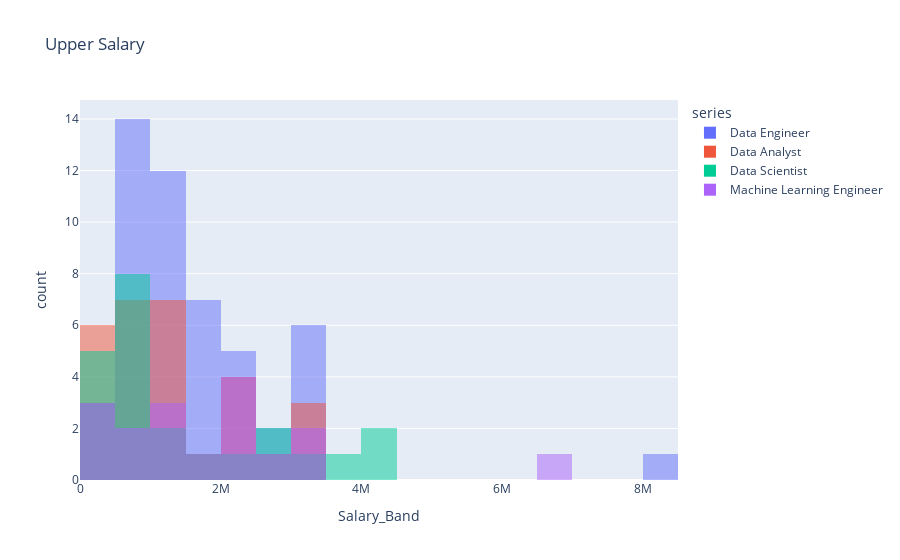

This figure's notebook cell:
### Code cell
df_up_sal =pd.DataFrame(dict(
    series=np.concatenate((["Data Engineer"]*len(data_21), ["Data Analyst"]*len(data_22), ["Data Scientist"]*len(data_23), ["Machine Learning Engineer"]*len(data_24))), 
    Salary_Band  =np.concatenate((data_21,data_22, data_23, data_24))))
px.histogram(df_up_sal, x="Salary_Band", color="series", barmode="overlay",  nbins=32, title = 'Upper Salary')

### Figure 1 — Plotly figure (JSON) as saved in the notebook; plotly's stock layout.template omitted (floating-point values rounded to 4 significant figures)
{"data": [{"alignmentgroup": "True", "bingroup": "x", "hovertemplate": "series=Data Engineer<br>Salary_Band=%{x}<br>count=%{y}<extra></extra>", "legendgroup": "Data Engineer", "marker": {"color": "#636efa", "opacity": 0.5, "pattern": {"shape": ""}}, "name": "Data Engineer", "nbinsx": 32, "offsetgroup": "Data Engineer", "orientation": "v", "showlegend": true, "type": "histogram", "x": [3000000, 1200000, 1800000, 1490844, 660000, 660000, 1800000, 1490844, 2000000, 1631390, 1500000, 2200000, 8000000, 350000, 800000, "700000", 1300000, "2000000", 1440000, "704145", 3000000, "1400000", 2000000, 1400000, "704145", "2000000", 2542788, 3000000, 700000, 1440000, 500000, 800000, 1400000, 3000000, "1500000", 3000000, 2500000, 1200000, 240000, "1800000", 800000, 1200000, 3000000, 1200000, 800000, 480000, 850000, 850000, "1500000", 800000], "xaxis": "x", "yaxis": "y"}, {"alignmentgroup": "True", "bingroup": "x", "hovertemplate": "series=Data Analyst<br>Salary_Band=%{x}<br>count=%{y}<extra></extra>", "legendgroup": "Data Analyst", "marker": {"color": "#EF553B", "opacity": 0.5, "pattern": {"shape": ""}}, "name": "Data Analyst", "nbinsx": 32, "offsetgroup": "Data Analyst", "orientation": "v", "showlegend": true, "type": "histogram", "x": [1200000, 1080000, 240000, 300000, 3000000, 180000, 2049000, 900000, 1000000, 1200000, 500000, 2474278, 2000000, 2500000, 1800000, 350000, 3000000, 850000, 1020000, 3000000, 850000, 350000, 1020000, 720000, 600000, 2000000, 220000, 600000, 1236207], "xaxis": "x", "yaxis": "y"}, {"alignmentgroup": "True", "bingroup": "x", "hovertemplate": "series=Data Scientist<br>Salary_Band=%{x}<br>count=%{y}<extra></extra>", "legendgroup": "Data Scientist", "marker": {"color": "#00cc96", "opacity": 0.5, "pattern": {"shape": ""}}, "name": "Data Scientist", "nbinsx": 32, "offsetgroup": "Data Scientist", "orientation": "v", "showlegend": true, "type": "histogram", "x": [1000000, "500000", 54000, 840000, 1800000, 700000, 600000, 180000, 880000, 4000000, 18000, 18000, 880000, 4000000, 3700000, 3000000, 2000000, 800000, 120000, 2800000, 2800000, 664792, 1200000], "xaxis": "x", "yaxis": "y"}, {"alignmentgroup": "True", "bingroup": "x", "hovertemplate": "series=Machine Learning Engineer<br>Salary_Band=%{x}<br>count=%{y}<extra></extra>", "legendgroup": "Machine Learning Engineer", "marker": {"color": "#ab63fa", "opacity": 0.5, "pattern": {"shape": ""}}, "name": "Machine Learning Engineer", "nbinsx": 32, "offsetgroup": "Machine Learning Engineer", "orientation": "v", "showlegend": true, "type": "histogram", "x": [700000, 3000000, 180000, 200000, 1490844, 800000, 1440000, 2000000, 2800000, 2000000, 1200000, 3000000, 1500000, 2000000, 6500000, 2000000, 101316], "xaxis": "x", "yaxis": "y"}], "layout": {"barmode": "overlay", "legend": {"title": {"text": "series"}, "tracegroupgap": 0}, "title": {"text": "Upper Salary"}, "xaxis": {"anchor": "y", "domain": [0, 1], "title": {"text": "Salary_Band"}}, "yaxis": {"anchor": "x", "domain": [0, 1], "title": {"text": "count"}}}}
